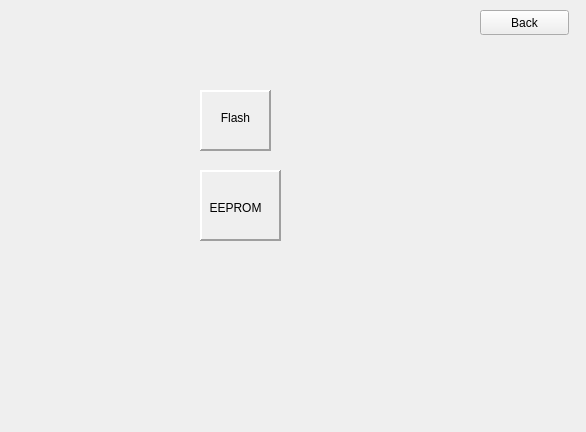
<?xml version="1.0" encoding="UTF-8"?>
<ui version="4.0">
 <class>Form</class>
 <widget class="QWidget" name="Form">
  <property name="geometry">
   <rect>
    <x>0</x>
    <y>0</y>
    <width>586</width>
    <height>432</height>
   </rect>
  </property>
  <property name="windowTitle">
   <string>Form</string>
  </property>
  <widget class="QFrame" name="flashFrame">
   <property name="geometry">
    <rect>
     <x>200</x>
     <y>90</y>
     <width>71</width>
     <height>61</height>
    </rect>
   </property>
   <property name="frameShape">
    <enum>QFrame::Panel</enum>
   </property>
   <property name="frameShadow">
    <enum>QFrame::Raised</enum>
   </property>
   <property name="lineWidth">
    <number>2</number>
   </property>
   <widget class="QLabel" name="flashLabel">
    <property name="geometry">
     <rect>
      <x>10</x>
      <y>20</y>
      <width>51</width>
      <height>16</height>
     </rect>
    </property>
    <property name="text">
     <string>Flash</string>
    </property>
    <property name="alignment">
     <set>Qt::AlignCenter</set>
    </property>
    <property name="wordWrap">
     <bool>false</bool>
    </property>
   </widget>
  </widget>
  <widget class="QFrame" name="eepromFrame">
   <property name="geometry">
    <rect>
     <x>200</x>
     <y>170</y>
     <width>81</width>
     <height>71</height>
    </rect>
   </property>
   <property name="frameShape">
    <enum>QFrame::Panel</enum>
   </property>
   <property name="frameShadow">
    <enum>QFrame::Raised</enum>
   </property>
   <property name="lineWidth">
    <number>2</number>
   </property>
   <widget class="QLabel" name="eepromLabel">
    <property name="geometry">
     <rect>
      <x>0</x>
      <y>30</y>
      <width>71</width>
      <height>16</height>
     </rect>
    </property>
    <property name="text">
     <string>EEPROM</string>
    </property>
    <property name="alignment">
     <set>Qt::AlignCenter</set>
    </property>
    <property name="wordWrap">
     <bool>false</bool>
    </property>
   </widget>
  </widget>
  <widget class="QPushButton" name="microcontrollerBlockBack">
   <property name="geometry">
    <rect>
     <x>480</x>
     <y>10</y>
     <width>89</width>
     <height>25</height>
    </rect>
   </property>
   <property name="text">
    <string>Back</string>
   </property>
  </widget>
 </widget>
 <resources/>
 <connections/>
</ui>
